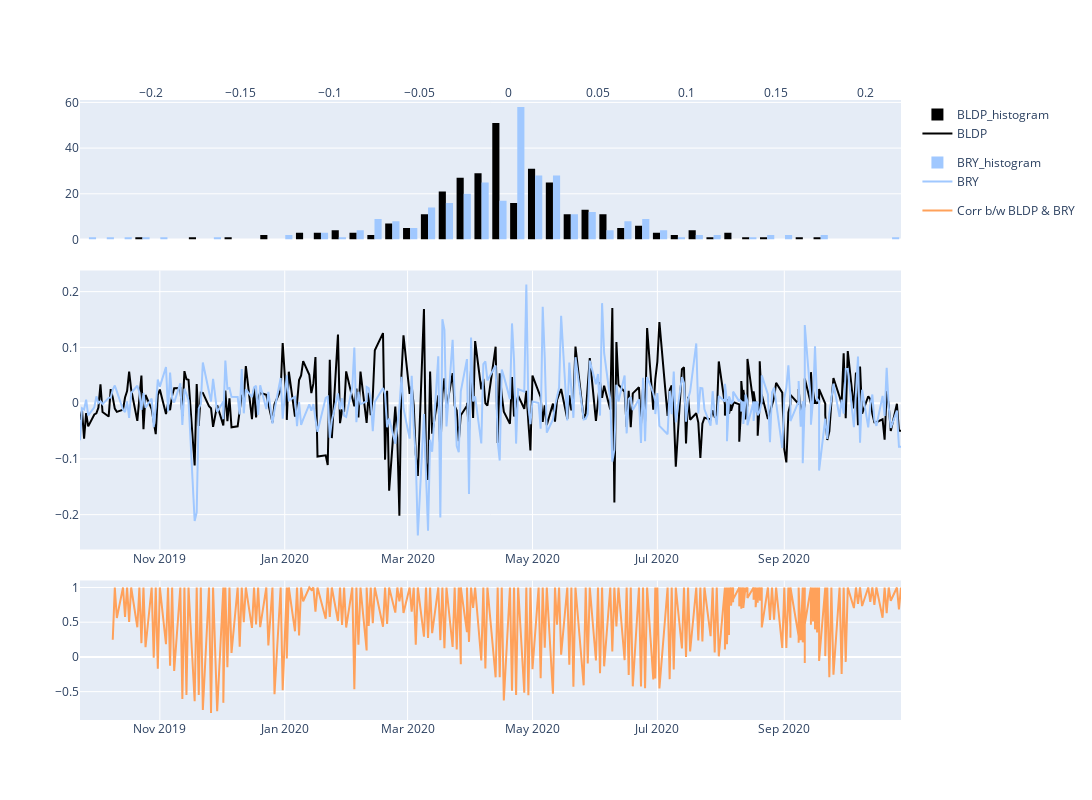

Source (notebook cell):
### Code cell
def get_returns_plot(
    df:pd.DataFrame, 
    tickers:list, 
    colors:list, 
    cpi_adj:str=None, 
    as_scatter:bool=False, 
    as_bars:bool=False, 
    as_line:bool=False
) -> go.Figure:
    
    fig = make_subplots(rows=3, cols=1, row_heights=[1, 2, 1], vertical_spacing=0.05)
    ys = []
    dfs = []
    suffixes = []
    closes = []
    cols = ["close_returns", "ticker", "cpi_all_urban_customers", "cpi_all_urban_customers_pct_change"]
    
    for ticker, color in zip(tickers, colors):
        dff = df[df["ticker"] == ticker].sort_values(by="date_x")
        dff = dff.rename(columns={"date_x": "date"})
        dff["date"] = dff["date"].dt.date
        dff = dff.set_index("date", drop=True, inplace=False)
        
        # store these variables for merging use
        suffixes.append(f"_{ticker}")
        closes.append(f"close_returns_{ticker}")

        if cpi_adj is None:
#             dff["close_returns"] = dff['close'].pct_change()# .cumsum().fillna(0.0)
            dff["close_returns"] = ( dff['close'].shift(-1) - dff["close"] ) / dff["close"]
        else:
            dff["close_returns"] = ((dff["close"].pct_change() + 1).astype(float) / (dff[f"{cpi_adj}_pct_change"] + 1.0) - 1 )#.cumsum().fillna(0.0)
            
        dff["close_returns"] = detrend(dff["close_returns"].ffill().fillna(0.0))
#         dff["close_returns"] = np.log(dff["close_returns"])
        dfs.append(dff)

        fig.append_trace(go.Histogram(x=dff["close_returns"], name=f"{ticker}_histogram", marker={"color": color}, legendgroup=ticker), row=1, col=1)
        fig.update_layout({"xaxis": {"side": "top"}, "height": 800, "width": 1800})

        if as_scatter:
            fig.add_scatter(x=dff.index, y=dff["close_returns"], row=2, col=1, name=ticker, legendgroup=ticker, mode="markers", marker={"color": color})
        elif as_bars:
            fig.add_bar(x=dff.index, y=dff["close_returns"], row=2, col=1, name=ticker, legendgroup=ticker, marker={"color": color})
        elif as_line:
            fig.add_scatter(x=dff.index, y=dff["close_returns"], row=2, col=1, name=ticker, legendgroup=ticker, marker={"color": color})
        else:
            fig.add_scatter(x=dff.index, y=dff["close_returns"], row=2, col=1, name=ticker, legendgroup=ticker, mode="markers", marker={"color": color})
        
        fig.update_layout({"xaxis": {"title": {"standoff": 1}}})
    
    # now merge these columns, and find out pearson corr
    merged_df = reduce(lambda x, y: pd.merge(left=x[cols], right=y[cols], left_index=True, right_index=True, suffixes=tuple(suffixes)), dfs)
    
    fig.add_scatter(
        x=merged_df.index, 
        y=merged_df[closes].fillna(0.0).rolling(7).corr(pairwise=True)[closes[1]], 
        row=3, 
        col=1,
        name=f"Corr b/w {tickers[0]} & {tickers[1]}"
    )
    
    return fig

energy_tickers = list(energy_df.ticker.unique())
ticker = energy_tickers[1]
cpi_col = cpi_df.columns[1]
colors = px.colors.sequential.Blackbody

get_returns_plot(
    df=energy_df,
    tickers=energy_tickers[2:4], 
    as_line=True,
    colors=[colors[0], colors[-1]],
#     cpi_adj=cpi_col, 
)

### Figure 1 — Plotly figure (JSON) as saved in the notebook; plotly's stock layout.template omitted (floating-point values rounded to 4 significant figures; data arrays with more than 128 entries replaced by an {"elided": "..."} marker saying what was removed)
{"data": [{"legendgroup": "BLDP", "marker": {"color": "rgb(0,0,0)"}, "name": "BLDP_histogram", "type": "histogram", "x": {"elided": "306 float values"}, "xaxis": "x", "yaxis": "y"}, {"legendgroup": "BLDP", "marker": {"color": "rgb(0,0,0)"}, "name": "BLDP", "type": "scatter", "x": {"elided": "306 str values"}, "xaxis": "x2", "y": {"elided": "306 float values"}, "yaxis": "y2"}, {"legendgroup": "BRY", "marker": {"color": "rgb(160,200,255)"}, "name": "BRY_histogram", "type": "histogram", "x": {"elided": "305 float values"}, "xaxis": "x", "yaxis": "y"}, {"legendgroup": "BRY", "marker": {"color": "rgb(160,200,255)"}, "name": "BRY", "type": "scatter", "x": {"elided": "305 str values"}, "xaxis": "x2", "y": {"elided": "305 float values"}, "yaxis": "y2"}, {"name": "Corr b/w BLDP & BRY", "type": "scatter", "x": {"elided": "354 str values"}, "xaxis": "x3", "y": {"elided": "708 float values"}, "yaxis": "y3"}], "layout": {"height": 800, "width": 1800, "xaxis": {"anchor": "y", "domain": [0, 1], "side": "top", "title": {"standoff": 1}}, "xaxis2": {"anchor": "y2", "domain": [0, 1]}, "xaxis3": {"anchor": "y3", "domain": [0, 1]}, "yaxis": {"anchor": "x", "domain": [0.775, 1]}, "yaxis2": {"anchor": "x2", "domain": [0.275, 0.725]}, "yaxis3": {"anchor": "x3", "domain": [0, 0.225]}}}
